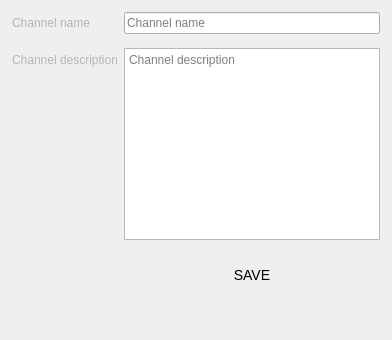
                <widget class="QWidget" name="edit_channel_details_settings_page">
                 <layout class="QVBoxLayout" name="verticalLayout">
                  <property name="leftMargin">
                   <number>0</number>
                  </property>
                  <property name="topMargin">
                   <number>0</number>
                  </property>
                  <property name="rightMargin">
                   <number>0</number>
                  </property>
                  <property name="bottomMargin">
                   <number>0</number>
                  </property>
                  <item>
                   <layout class="QFormLayout" name="edit_channel_settings_form">
                    <property name="fieldGrowthPolicy">
                     <enum>QFormLayout::ExpandingFieldsGrow</enum>
                    </property>
                    <property name="formAlignment">
                     <set>Qt::AlignLeading|Qt::AlignLeft|Qt::AlignTop</set>
                    </property>
                    <property name="leftMargin">
                     <number>12</number>
                    </property>
                    <property name="topMargin">
                     <number>12</number>
                    </property>
                    <property name="rightMargin">
                     <number>12</number>
                    </property>
                    <property name="bottomMargin">
                     <number>12</number>
                    </property>
                    <item row="0" column="0">
                     <widget class="QLabel" name="edit_channel_settings_name_label">
                      <property name="styleSheet">
                       <string notr="true">color: #B5B5B5;</string>
                      </property>
                      <property name="text">
                       <string>Channel name</string>
                      </property>
                     </widget>
                    </item>
                    <item row="0" column="1">
                     <widget class="QLineEdit" name="edit_channel_name_edit">
                      <property name="styleSheet">
                       <string notr="true"/>
                      </property>
                      <property name="placeholderText">
                       <string>Channel name</string>
                      </property>
                     </widget>
                    </item>
                    <item row="2" column="0">
                     <widget class="QLabel" name="edit_channel_settings_description_label">
                      <property name="styleSheet">
                       <string notr="true">color: #B5B5B5;</string>
                      </property>
                      <property name="text">
                       <string>Channel description</string>
                      </property>
                     </widget>
                    </item>
                    <item row="2" column="1">
                     <widget class="QTextEdit" name="edit_channel_description_edit">
                      <property name="styleSheet">
                       <string notr="true"/>
                      </property>
                      <property name="placeholderText">
                       <string>Channel description</string>
                      </property>
                     </widget>
                    </item>
                    <item row="4" column="1">
                     <widget class="QWidget" name="widget_3" native="true">
                      <layout class="QHBoxLayout" name="horizontalLayout_22">
                       <property name="spacing">
                        <number>0</number>
                       </property>
                       <property name="leftMargin">
                        <number>0</number>
                       </property>
                       <property name="topMargin">
                        <number>0</number>
                       </property>
                       <property name="rightMargin">
                        <number>0</number>
                       </property>
                       <property name="bottomMargin">
                        <number>0</number>
                       </property>
                       <item>
                        <spacer name="horizontalSpacer_21">
                         <property name="orientation">
                          <enum>Qt::Horizontal</enum>
                         </property>
                         <property name="sizeHint" stdset="0">
                          <size>
                           <width>40</width>
                           <height>20</height>
                          </size>
                         </property>
                        </spacer>
                       </item>
                       <item>
                        <widget class="EllipseButton" name="edit_channel_save_button">
                         <property name="minimumSize">
                          <size>
                           <width>54</width>
                           <height>26</height>
                          </size>
                         </property>
                         <property name="maximumSize">
                          <size>
                           <width>54</width>
                           <height>26</height>
                          </size>
                         </property>
                         <property name="cursor">
                          <cursorShape>PointingHandCursor</cursorShape>
                         </property>
                         <property name="styleSheet">
                          <string notr="true">border-radius: 13px;
font-size: 14px;</string>
                         </property>
                         <property name="text">
                          <string>SAVE</string>
                         </property>
                        </widget>
                       </item>
                       <item>
                        <spacer name="horizontalSpacer_18">
                         <property name="orientation">
                          <enum>Qt::Horizontal</enum>
                         </property>
                         <property name="sizeType">
                          <enum>QSizePolicy::Expanding</enum>
                         </property>
                         <property name="sizeHint" stdset="0">
                          <size>
                           <width>40</width>
                           <height>20</height>
                          </size>
                         </property>
                        </spacer>
                       </item>
                      </layout>
                     </widget>
                    </item>
                    <item row="1" column="1">
                     <spacer name="verticalSpacer_9">
                      <property name="orientation">
                       <enum>Qt::Vertical</enum>
                      </property>
                      <property name="sizeType">
                       <enum>QSizePolicy::Fixed</enum>
                      </property>
                      <property name="sizeHint" stdset="0">
                       <size>
                        <width>20</width>
                        <height>2</height>
                       </size>
                      </property>
                     </spacer>
                    </item>
                    <item row="3" column="1">
                     <spacer name="verticalSpacer_10">
                      <property name="orientation">
                       <enum>Qt::Vertical</enum>
                      </property>
                      <property name="sizeType">
                       <enum>QSizePolicy::Fixed</enum>
                      </property>
                      <property name="sizeHint" stdset="0">
                       <size>
                        <width>20</width>
                        <height>10</height>
                       </size>
                      </property>
                     </spacer>
                    </item>
                   </layout>
                  </item>
                  <item>
                   <spacer name="verticalSpacer_2">
                    <property name="orientation">
                     <enum>Qt::Vertical</enum>
                    </property>
                    <property name="sizeHint" stdset="0">
                     <size>
                      <width>20</width>
                      <height>40</height>
                     </size>
                    </property>
                   </spacer>
                  </item>
                 </layout>
                </widget>
